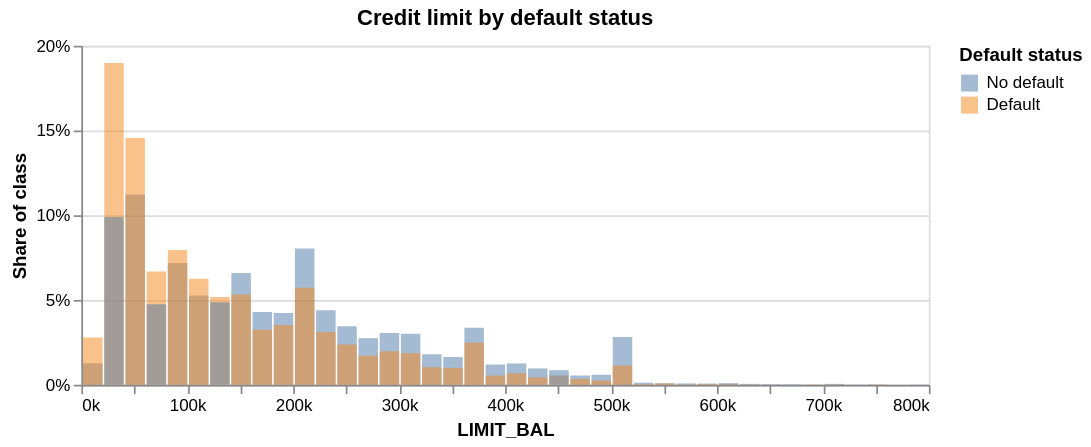

The code cell stored with this chart in its notebook:
### Code cell
class_hist(train, "LIMIT_BAL", maxbins=40, width=500, height=200).properties(
    title="Credit limit by default status"
)

### Figure 1 — Vega specification as saved in the notebook (floating-point values rounded to 4 significant figures)
{"$schema": "https://vega.github.io/schema/vega/v6.json", "data": [{"name": "source_0"}, {"name": "data_0", "values": [{"bin_end": 40000.0, "bin_start": 20000.0, "n": 1008, "share": 0.1899, "status": "Default"}, {"bin_end": 140000.0, "bin_start": 120000.0, "n": 275, "share": 0.0518, "status": "Default"}, {"bin_end": 60000.0, "bin_start": 40000.0, "n": 2099, "share": 0.1123, "status": "No default"}, {"bin_end": 120000.0, "bin_start": 100000.0, "n": 984, "share": 0.05265, "status": "No default"}, {"bin_end": 160000.0, "bin_start": 140000.0, "n": 1232, "share": 0.06591, "status": "No default"}, {"bin_end": 220000.0, "bin_start": 200000.0, "n": 1503, "share": 0.08041, "status": "No default"}, {"bin_end": 280000.0, "bin_start": 260000.0, "n": 514, "share": 0.0275, "status": "No default"}, {"bin_end": 640000.0, "bin_start": 620000.0, "n": 10, "share": 0.000535, "status": "No default"}, {"bin_end": 80000.0, "bin_start": 60000.0, "n": 355, "share": 0.06687, "status": "Default"}, {"bin_end": 260000.0, "bin_start": 240000.0, "n": 646, "share": 0.03456, "status": "No default"}, {"bin_end": 340000.0, "bin_start": 320000.0, "n": 336, "share": 0.01798, "status": "No default"}, {"bin_end": 380000.0, "bin_start": 360000.0, "n": 629, "share": 0.03365, "status": "No default"}, {"bin_end": 200000.0, "bin_start": 180000.0, "n": 792, "share": 0.04237, "status": "No default"}, {"bin_end": 140000.0, "bin_start": 120000.0, "n": 911, "share": 0.04874, "status": "No default"}, {"bin_end": 460000.0, "bin_start": 440000.0, "n": 29, "share": 0.005462, "status": "Default"}, {"bin_end": 100000.0, "bin_start": 80000.0, "n": 1342, "share": 0.0718, "status": "No default"}, {"bin_end": 240000.0, "bin_start": 220000.0, "n": 821, "share": 0.04392, "status": "No default"}, {"bin_end": 60000.0, "bin_start": 40000.0, "n": 773, "share": 0.1456, "status": "Default"}, {"bin_end": 520000.0, "bin_start": 500000.0, "n": 528, "share": 0.02825, "status": "No default"}, {"bin_end": 180000.0, "bin_start": 160000.0, "n": 802, "share": 0.04291, "status": "No default"}, {"bin_end": 300000.0, "bin_start": 280000.0, "n": 571, "share": 0.03055, "status": "No default"}, {"bin_end": 80000.0, "bin_start": 60000.0, "n": 889, "share": 0.04756, "status": "No default"}, {"bin_end": 20000.0, "bin_start": 0.0, "n": 236, "share": 0.01263, "status": "No default"}, {"bin_end": 220000.0, "bin_start": 200000.0, "n": 304, "share": 0.05726, "status": "Default"}, {"bin_end": 160000.0, "bin_start": 140000.0, "n": 283, "share": 0.05331, "status": "Default"}, {"bin_end": 400000.0, "bin_start": 380000.0, "n": 223, "share": 0.01193, "status": "No default"}, {"bin_end": 40000.0, "bin_start": 20000.0, "n": 1849, "share": 0.09892, "status": "No default"}, {"bin_end": 320000.0, "bin_start": 300000.0, "n": 563, "share": 0.03012, "status": "No default"}, {"bin_end": 420000.0, "bin_start": 400000.0, "n": 235, "share": 0.01257, "status": "No default"}, {"bin_end": 520000.0, "bin_start": 500000.0, "n": 60, "share": 0.0113, "status": "Default"}, {"bin_end": 340000.0, "bin_start": 320000.0, "n": 55, "share": 0.01036, "status": "Default"}, {"bin_end": 480000.0, "bin_start": 460000.0, "n": 102, "share": 0.005457, "status": "No default"}, {"bin_end": 500000.0, "bin_start": 480000.0, "n": 110, "share": 0.005885, "status": "No default"}, {"bin_end": 360000.0, "bin_start": 340000.0, "n": 306, "share": 0.01637, "status": "No default"}, {"bin_end": 100000.0, "bin_start": 80000.0, "n": 422, "share": 0.07949, "status": "Default"}, {"bin_end": 320000.0, "bin_start": 300000.0, "n": 99, "share": 0.01865, "status": "Default"}, {"bin_end": 200000.0, "bin_start": 180000.0, "n": 187, "share": 0.03522, "status": "Default"}, {"bin_end": 260000.0, "bin_start": 240000.0, "n": 126, "share": 0.02373, "status": "Default"}, {"bin_end": 180000.0, "bin_start": 160000.0, "n": 172, "share": 0.0324, "status": "Default"}, {"bin_end": 240000.0, "bin_start": 220000.0, "n": 165, "share": 0.03108, "status": "Default"}, {"bin_end": 280000.0, "bin_start": 260000.0, "n": 91, "share": 0.01714, "status": "Default"}, {"bin_end": 380000.0, "bin_start": 360000.0, "n": 132, "share": 0.02486, "status": "Default"}, {"bin_end": 480000.0, "bin_start": 460000.0, "n": 18, "share": 0.00339, "status": "Default"}, {"bin_end": 460000.0, "bin_start": 440000.0, "n": 161, "share": 0.008614, "status": "No default"}, {"bin_end": 120000.0, "bin_start": 100000.0, "n": 332, "share": 0.06254, "status": "Default"}, {"bin_end": 300000.0, "bin_start": 280000.0, "n": 105, "share": 0.01978, "status": "Default"}, {"bin_end": 600000.0, "bin_start": 580000.0, "n": 13, "share": 0.0006955, "status": "No default"}, {"bin_end": 400000.0, "bin_start": 380000.0, "n": 29, "share": 0.005462, "status": "Default"}, {"bin_end": 620000.0, "bin_start": 600000.0, "n": 3, "share": 0.0005651, "status": "Default"}, {"bin_end": 20000.0, "bin_start": 0.0, "n": 148, "share": 0.02788, "status": "Default"}, {"bin_end": 620000.0, "bin_start": 600000.0, "n": 17, "share": 0.0009095, "status": "No default"}, {"bin_end": 440000.0, "bin_start": 420000.0, "n": 180, "share": 0.00963, "status": "No default"}, {"bin_end": 720000.0, "bin_start": 700000.0, "n": 10, "share": 0.000535, "status": "No default"}, {"bin_end": 420000.0, "bin_start": 400000.0, "n": 36, "share": 0.006781, "status": "Default"}, {"bin_end": 680000.0, "bin_start": 660000.0, "n": 6, "share": 0.000321, "status": "No default"}, {"bin_end": 360000.0, "bin_start": 340000.0, "n": 53, "share": 0.009983, "status": "Default"}, {"bin_end": 560000.0, "bin_start": 540000.0, "n": 17, "share": 0.0009095, "status": "No default"}, {"bin_end": 560000.0, "bin_start": 540000.0, "n": 4, "share": 0.0007534, "status": "Default"}, {"bin_end": 440000.0, "bin_start": 420000.0, "n": 23, "share": 0.004332, "status": "Default"}, {"bin_end": 500000.0, "bin_start": 480000.0, "n": 13, "share": 0.002449, "status": "Default"}, {"bin_end": 720000.0, "bin_start": 700000.0, "n": 1, "share": 0.0001884, "status": "Default"}, {"bin_end": 540000.0, "bin_start": 520000.0, "n": 22, "share": 0.001177, "status": "No default"}, {"bin_end": 760000.0, "bin_start": 740000.0, "n": 3, "share": 0.0001605, "status": "No default"}, {"bin_end": 540000.0, "bin_start": 520000.0, "n": 2, "share": 0.0003767, "status": "Default"}, {"bin_end": 660000.0, "bin_start": 640000.0, "n": 7, "share": 0.0003745, "status": "No default"}, {"bin_end": 580000.0, "bin_start": 560000.0, "n": 15, "share": 0.0008025, "status": "No default"}, {"bin_end": 740000.0, "bin_start": 720000.0, "n": 3, "share": 0.0001605, "status": "No default"}, {"bin_end": 640000.0, "bin_start": 620000.0, "n": 1, "share": 0.0001884, "status": "Default"}, {"bin_end": 760000.0, "bin_start": 740000.0, "n": 1, "share": 0.0001884, "status": "Default"}, {"bin_end": 580000.0, "bin_start": 560000.0, "n": 1, "share": 0.0001884, "status": "Default"}, {"bin_end": 800000.0, "bin_start": 780000.0, "n": 2, "share": 0.000107, "status": "No default"}, {"bin_end": 600000.0, "bin_start": 580000.0, "n": 2, "share": 0.0003767, "status": "Default"}, {"bin_end": 700000.0, "bin_start": 680000.0, "n": 1, "share": 0.0001884, "status": "Default"}, {"bin_end": 700000.0, "bin_start": 680000.0, "n": 2, "share": 0.000107, "status": "No default"}]}, {"name": "data_0_y_domain_share", "values": [{"min": 0.000107, "max": 0.1899}]}, {"name": "source_0_color_domain_status", "values": [{"sort_field": 1.0, "status": "Default"}, {"sort_field": 0.0, "status": "No default"}]}], "marks": [{"type": "rect", "name": "marks", "from": {"data": "data_0"}, "encode": {"update": {"opacity": {"value": 0.5}, "tooltip": {"signal": "{\"Status\": isValid(datum[\"status\"]) ? isArray(datum[\"status\"]) ? join(datum[\"status\"], '\\n') : datum[\"status\"] : \"\"+datum[\"status\"], \"From\": format(datum[\"bin_start\"], \",.2~f\"), \"To\": format(datum[\"bin_end\"], \",.2~f\"), \"Share of class\": format(datum[\"share\"], \".1%\"), \"Clients\": format(datum[\"n\"], \",\")}"}, "y": {"field": "share", "scale": "y"}, "x2": {"field": "bin_start", "scale": "x", "offset": {"signal": "0.5 + (abs(scale(\"x\", datum[\"bin_start_end\"]) - scale(\"x\", datum[\"bin_start\"])) < 0.25 ? -0.5 * (0.25 - (abs(scale(\"x\", datum[\"bin_start_end\"]) - scale(\"x\", datum[\"bin_start\"])))) : 0.5)"}}, "fill": {"field": "status", "scale": "color"}, "y2": {"value": 0, "scale": "y"}, "x": {"field": "bin_end", "scale": "x", "offset": {"signal": "0.5 + (abs(scale(\"x\", datum[\"bin_start_end\"]) - scale(\"x\", datum[\"bin_start\"])) < 0.25 ? 0.5 * (0.25 - (abs(scale(\"x\", datum[\"bin_start_end\"]) - scale(\"x\", datum[\"bin_start\"])))) : -0.5)"}}}}, "style": ["bar"]}], "scales": [{"name": "x", "type": "linear", "domain": {"data": "data_0", "fields": ["bin_start", "bin_end"]}, "range": [0, {"signal": "width"}], "zero": false}, {"name": "y", "type": "linear", "domain": [{"signal": "(data(\"data_0_y_domain_share\")[0] || {}).min"}, {"signal": "(data(\"data_0_y_domain_share\")[0] || {}).max"}], "range": [{"signal": "height"}, 0], "zero": true, "nice": true}, {"name": "color", "type": "ordinal", "domain": {"data": "source_0_color_domain_status", "field": "status", "sort": {"op": "max", "field": "sort_field"}}, "range": "category"}], "axes": [{"scale": "y", "maxExtent": 0, "tickCount": {"signal": "ceil(height/40)"}, "minExtent": 0, "ticks": false, "zindex": 0, "labels": false, "gridScale": "x", "domain": false, "grid": true, "orient": "left", "aria": false}, {"scale": "x", "grid": false, "labelOverlap": true, "tickCount": {"signal": "ceil(width/40)"}, "orient": "bottom", "format": "~s", "zindex": 0, "labelFlush": true, "title": "LIMIT_BAL"}, {"scale": "y", "grid": false, "format": "%", "zindex": 0, "labelOverlap": true, "orient": "left", "title": "Share of class", "tickCount": {"signal": "ceil(height/40)"}}], "title": {"text": "Credit limit by default status", "frame": "group"}, "style": "cell", "legends": [{"title": "Default status", "fill": "color", "symbolType": "square", "encode": {"symbols": {"update": {"opacity": {"value": 0.5}}}}}], "width": 500, "background": "white", "height": 200, "padding": 5}
